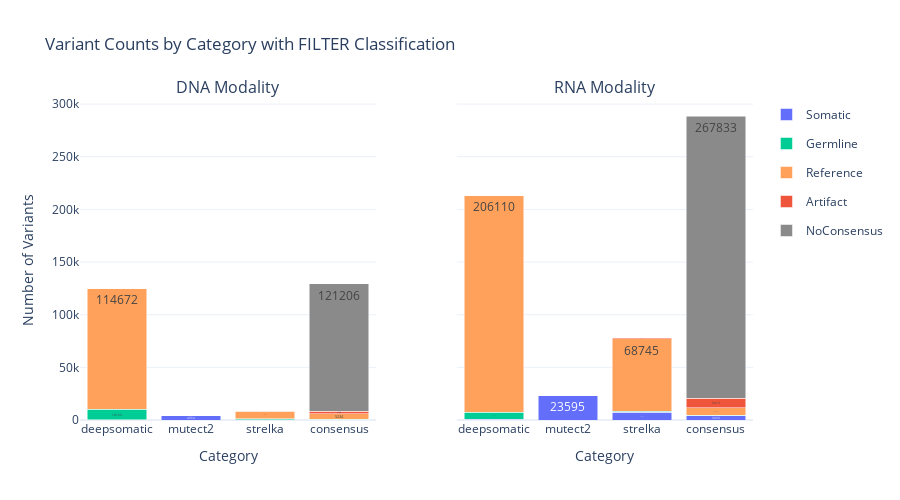

Notebook source saved alongside this figure:
### Markdown cell above
### Plot 3: Consensus vs Individual Tools

### Code cell
visualizer.plot_consensus_comparison()

### Figure 1 — Plotly figure (JSON) as saved in the notebook; plotly's stock layout.template omitted (floating-point values rounded to 4 significant figures)
{"data": [{"legendgroup": "Somatic", "marker": {"color": "#636EFA"}, "name": "Somatic", "showlegend": true, "text": ["93", "4354", "182", "153"], "textposition": "inside", "type": "bar", "x": ["deepsomatic", "mutect2", "strelka", "consensus"], "xaxis": "x", "y": [93, 4354, 182, 153], "yaxis": "y"}, {"legendgroup": "Germline", "marker": {"color": "#00CC96"}, "name": "Germline", "showlegend": true, "text": ["10163", "0", "861", "588"], "textposition": "inside", "type": "bar", "x": ["deepsomatic", "mutect2", "strelka", "consensus"], "xaxis": "x", "y": [10163, 0, 861, 588], "yaxis": "y"}, {"legendgroup": "Reference", "marker": {"color": "#FFA15A"}, "name": "Reference", "showlegend": true, "text": ["114672", "0", "7464", "5234"], "textposition": "inside", "type": "bar", "x": ["deepsomatic", "mutect2", "strelka", "consensus"], "xaxis": "x", "y": [114672, 0, 7464, 5234], "yaxis": "y"}, {"legendgroup": "Artifact", "marker": {"color": "#EF553B"}, "name": "Artifact", "showlegend": true, "text": ["0", "0", "55", "2108"], "textposition": "inside", "type": "bar", "x": ["deepsomatic", "mutect2", "strelka", "consensus"], "xaxis": "x", "y": [0, 0, 55, 2108], "yaxis": "y"}, {"legendgroup": "NoConsensus", "marker": {"color": "#8A8A8A"}, "name": "NoConsensus", "showlegend": true, "text": ["0", "0", "0", "121206"], "textposition": "inside", "type": "bar", "x": ["deepsomatic", "mutect2", "strelka", "consensus"], "xaxis": "x", "y": [0, 0, 0, 121206], "yaxis": "y"}, {"legendgroup": "Somatic", "marker": {"color": "#636EFA"}, "name": "Somatic", "showlegend": false, "text": ["610", "23595", "7199", "3933"], "textposition": "inside", "type": "bar", "x": ["deepsomatic", "mutect2", "strelka", "consensus"], "xaxis": "x2", "y": [610, 23595, 7199, 3933], "yaxis": "y2"}, {"legendgroup": "Germline", "marker": {"color": "#00CC96"}, "name": "Germline", "showlegend": false, "text": ["6724", "0", "1187", "551"], "textposition": "inside", "type": "bar", "x": ["deepsomatic", "mutect2", "strelka", "consensus"], "xaxis": "x2", "y": [6724, 0, 1187, 551], "yaxis": "y2"}, {"legendgroup": "Reference", "marker": {"color": "#FFA15A"}, "name": "Reference", "showlegend": false, "text": ["206110", "0", "68745", "6955"], "textposition": "inside", "type": "bar", "x": ["deepsomatic", "mutect2", "strelka", "consensus"], "xaxis": "x2", "y": [206110, 0, 68745, 6955], "yaxis": "y2"}, {"legendgroup": "Artifact", "marker": {"color": "#EF553B"}, "name": "Artifact", "showlegend": false, "text": ["0", "0", "917", "9419"], "textposition": "inside", "type": "bar", "x": ["deepsomatic", "mutect2", "strelka", "consensus"], "xaxis": "x2", "y": [0, 0, 917, 9419], "yaxis": "y2"}, {"legendgroup": "NoConsensus", "marker": {"color": "#8A8A8A"}, "name": "NoConsensus", "showlegend": false, "text": ["0", "0", "0", "267833"], "textposition": "inside", "type": "bar", "x": ["deepsomatic", "mutect2", "strelka", "consensus"], "xaxis": "x2", "y": [0, 0, 0, 267833], "yaxis": "y2"}], "layout": {"annotations": [{"font": {"size": 16}, "showarrow": false, "text": "DNA Modality", "x": 0.22, "xanchor": "center", "xref": "paper", "y": 1, "yanchor": "bottom", "yref": "paper"}, {"font": {"size": 16}, "showarrow": false, "text": "RNA Modality", "x": 0.78, "xanchor": "center", "xref": "paper", "y": 1, "yanchor": "bottom", "yref": "paper"}], "barmode": "stack", "height": 500, "title": {"text": "Variant Counts by Category with FILTER Classification"}, "xaxis": {"anchor": "y", "domain": [0, 0.44], "title": {"text": "Category"}}, "xaxis2": {"anchor": "y2", "domain": [0.56, 1], "title": {"text": "Category"}}, "yaxis": {"anchor": "x", "domain": [0, 1], "title": {"text": "Number of Variants"}}, "yaxis2": {"anchor": "x2", "domain": [0, 1], "matches": "y", "showticklabels": false}}}
